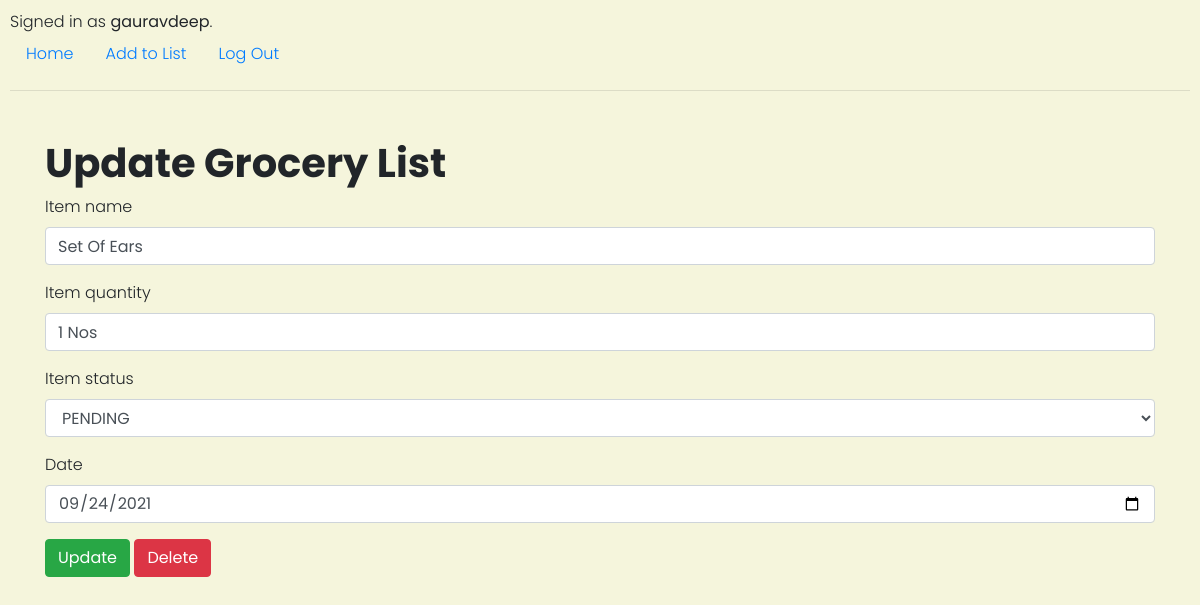
Page /modifylist/29 (signed in) on the committed database.
### list/models.py (models this page shows, shortened)
class User(AbstractUser):
    pass

class ItemList(models.Model):
    itemName = models.CharField(max_length=64)
    itemQuantity = models.CharField(max_length=64)
    itemStatus = models.CharField(max_length=400,choices = ITEM_STATUS, default = 'PENDING')
    user = models.ForeignKey(User, on_delete=models.CASCADE)
    dueDate = models.DateField()

### list/views.py (the view, shortened to what this page needs)
# urls.py: path("modifylist/<str:id>",views.modify_list, name = "modify_list"),
def modify_list(request,id):
    item = ItemList.objects.filter(id=id, user = request.user)
    if request.user.is_authenticated:
        if request.method == "DELETE":
            item.delete()
            return JsonResponse(
                {
                     "success": 'true',
                    "redirect":'true',"redirect_url":"/"}
            )
        else:
            return render(request, "list/update.html", {
                "item": item[0],
            })
    else:
        return HttpResponseRedirect(reverse("login"))

### list/templates/list/update.html (shortened to what this page needs)
{% extends "list/layout.html" %}
{% block body %}
    <div class="container mt-5">
        <h1>Update Grocery List</h1>
        <form action="{% url 'modify_list' item.id %}" method="post">
            <div class="form-group">
                <label>Item name</label>
                <input type="text" class="form-control" name="item_name" value="{{item.itemName}}"/>
            </div>
            <div class="form-group">
                <label>Item quantity</label>
                <input type="text" class="form-control" name = "item_quant" value="{{item.itemQuantity}}"/>
            </div>
            <div class="form-group">
                <label>Item status</label>
                <select class="form-control" name="item_status" >
                    <option id = "op-1" value="0" >PENDING</option>
                </select>
            </div>
            <div class="form-group">
                <label>Date</label>
                <input type="date" class="form-control"  name = "item_date" placeholder="Date" value = "{{item.dueDate|date:"Y-m-d"}}">
            </div>
            <div class="form-group">
                <input type="submit" value="Update" class="btn btn-success">
                <button class="btn btn-danger" data-id = "{{item.id }}" id ="delete">Delete</button>
            </div>
        </form>
</div>
 {% endblock %}

### list/templates/list/layout.html (shortened to what this page needs)
{% load static %}
<!DOCTYPE html>
<html lang="en">
    <head>
        <link rel="stylesheet" href="https://stackpath.bootstrapcdn.com/bootstrap/4.4.1/css/bootstrap.min.css">
        <link href="{% static 'list/css/styles.css' %}" rel="stylesheet">
        <link rel="stylesheet" href="https://maxcdn.bootstrapcdn.com/bootstrap/4.4.1/css/bootstrap.min.css">
        <link rel="stylesheet" href="{% static 'list/css/style.css' %}">
    </head>
    <body>
        <div>
            {% if user.is_authenticated %}
                Signed in as <strong>{{ user.username }}</strong>.
            {% else %}
                Not signed in.
            {% endif %}
        </div>
        <ul class="nav">
            {% if user.is_authenticated %}
                <li class="nav-item">
                    <a class="nav-link" href="{% url 'index' %}">Home</a>
                </li>
                <li class="nav-item">
                    <a class="nav-link" href="{% url 'new_listing' %}">Add to List</a>
                </li>
                <li class="nav-item">
                    <a class="nav-link" href="{% url 'logout' %}">Log Out</a>
                </li>
            {% endif %}
        </ul>
        <hr>
        {% block body %}
        {% endblock %}
    </body>
</html>

### list/static/list/css/styles.css (style rules this page uses)
body { padding: 10px; margin-left: 30px; margin-right: 30px; }
a { text-decoration: none; }

### list/static/list/css/style.css (style rules this page uses)
body { font-family: 'Poppins', sans-serif; font-weight: 300; background-color: beige; }
h1, h2, h3, h4, h5 { font-family: 'Poppins', sans-serif; font-weight: 700; }
a { text-decoration: none; }

### rows in the picture
User: username "gauravdeep"
ItemList: item_name "Set Of Ears", item_quant "1 Nos", item_date "09/24/2021"
